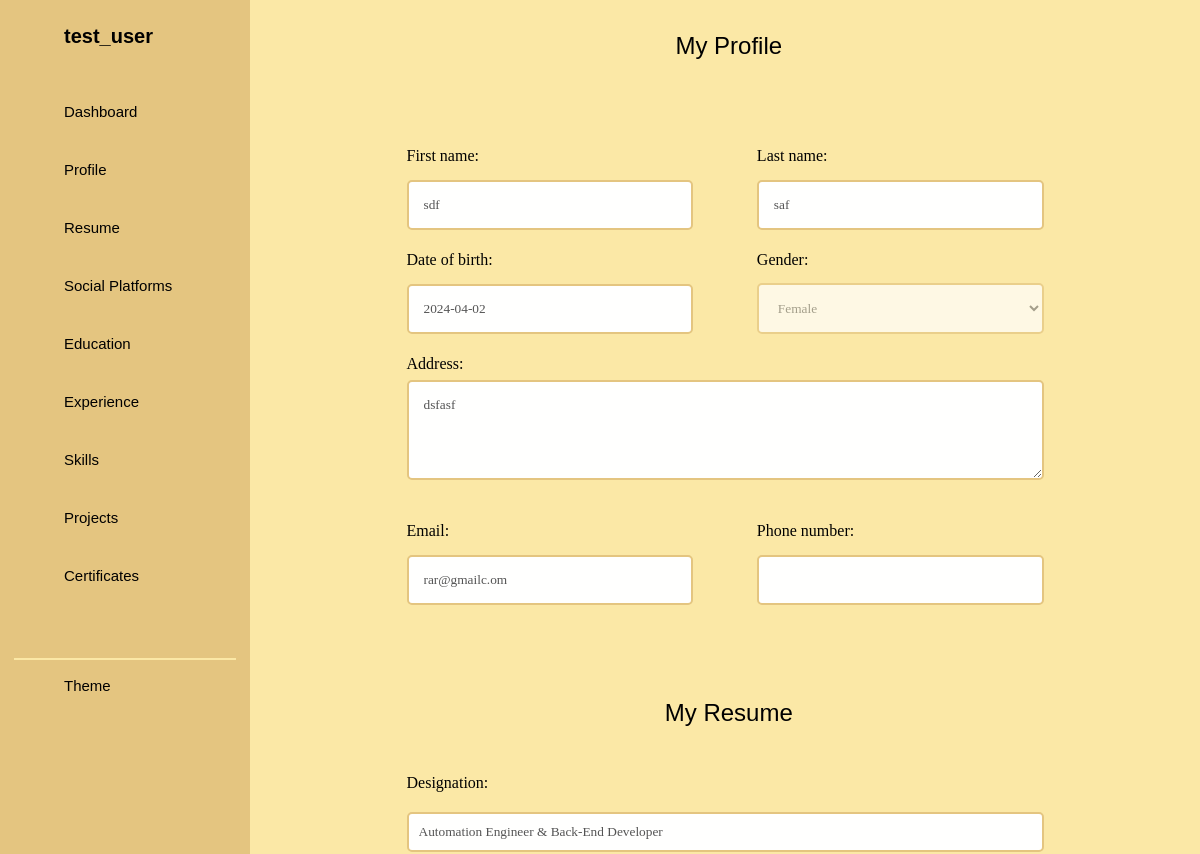
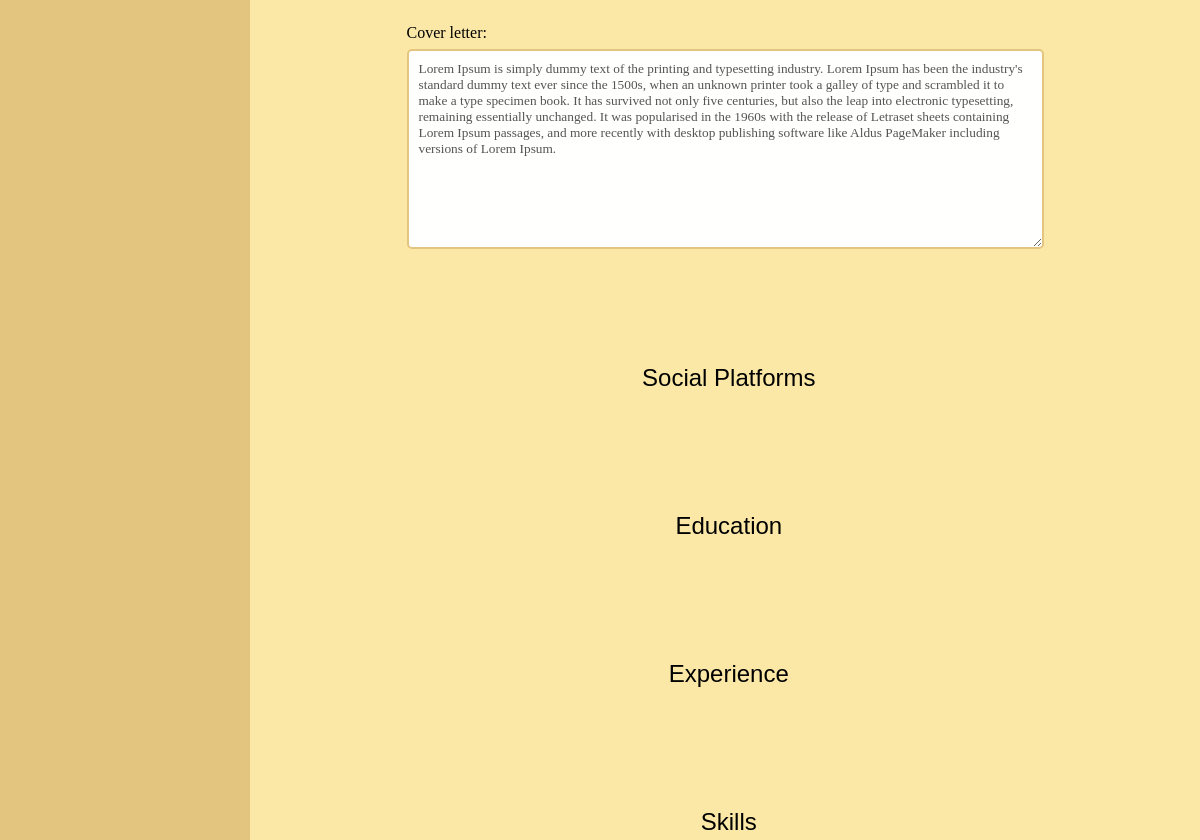
The app's page /profile/ (signed in, upper part), older data (2 pictures, top to bottom).
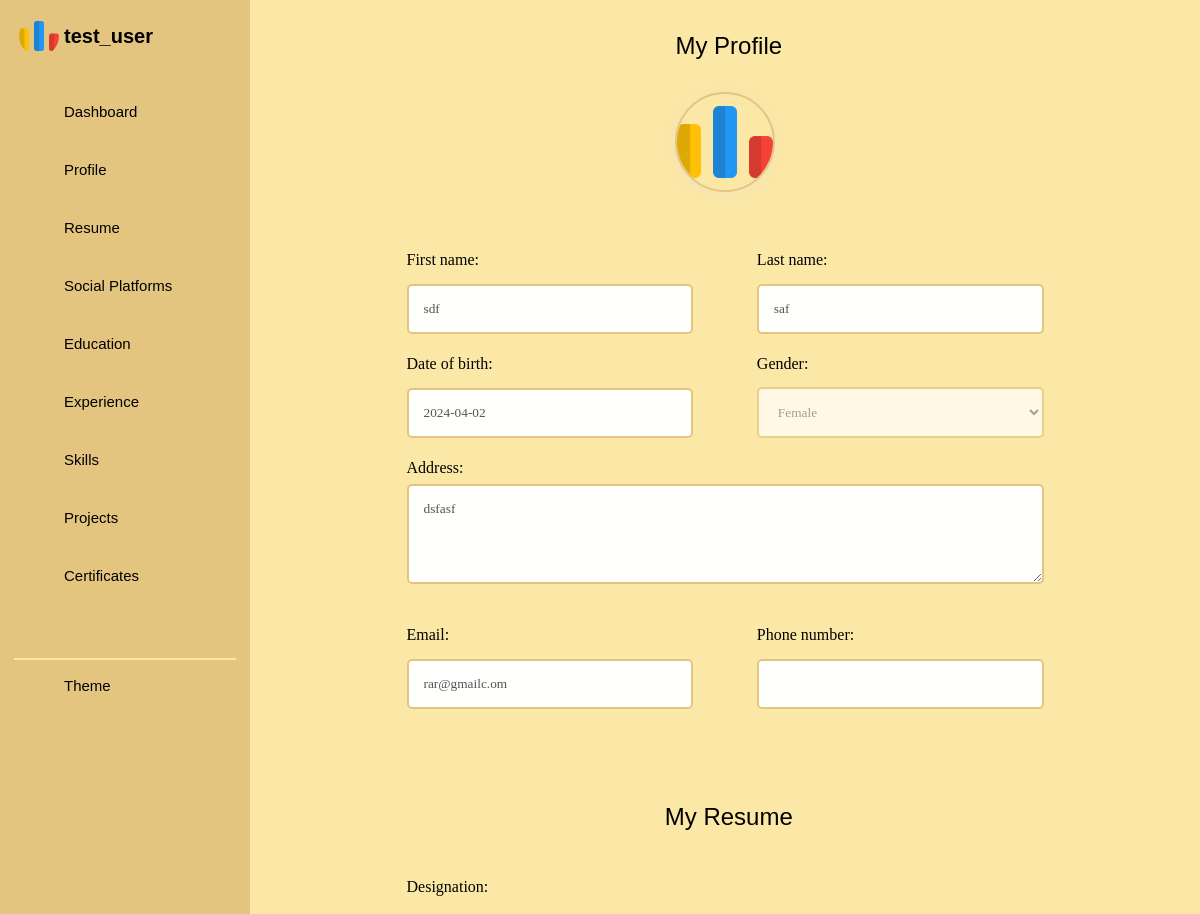
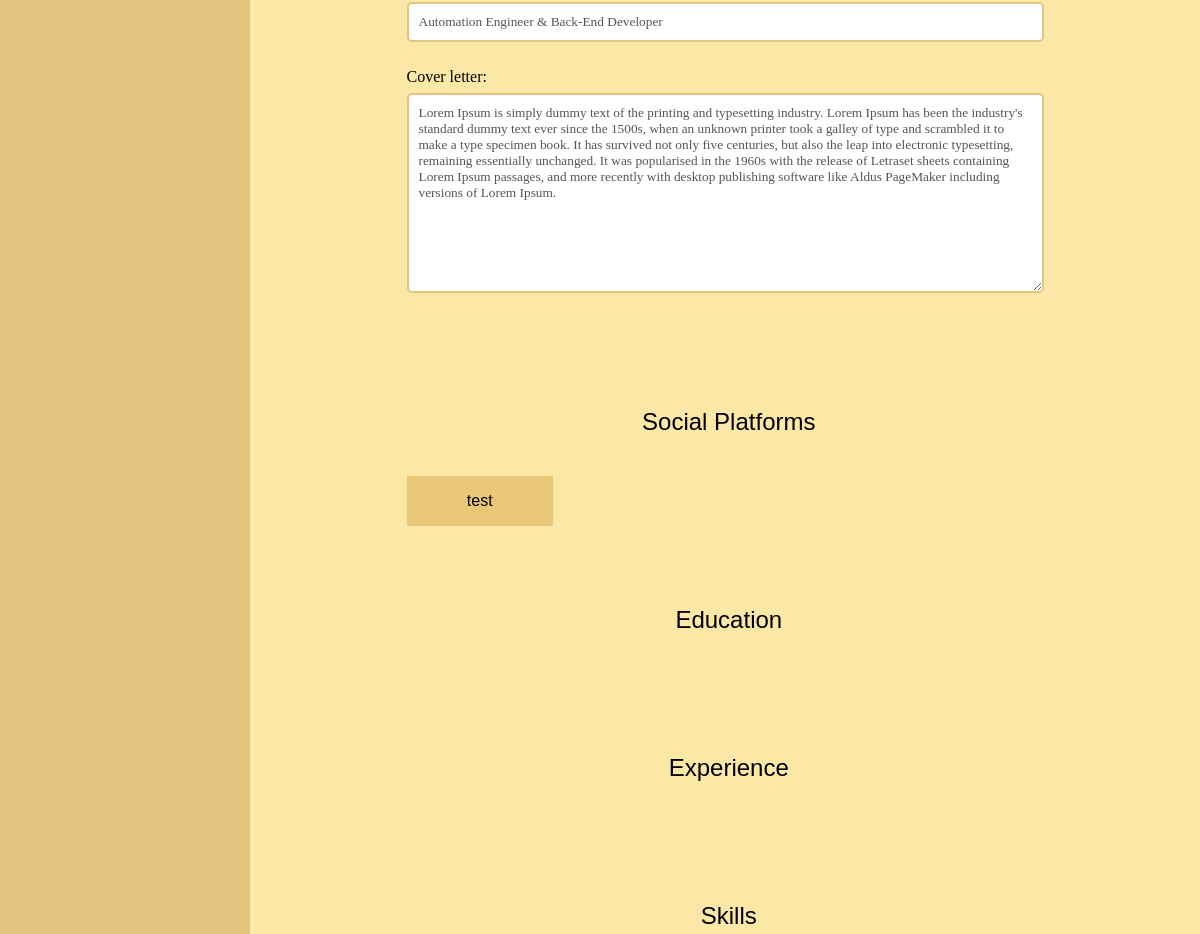
The same page, newer data (2 pictures, top to bottom).
### portfolioApi/models.py (models this page shows, shortened)
class UserProfileModel(models.Model):
    GENDER_CHOICES = [
        ('M', 'Male'),
        ('F', 'Female'),
        ('O', 'Other'),
    ]
    user = models.OneToOneField(User, on_delete=models.CASCADE)
    first_name = models.CharField(max_length=50)
    last_name = models.CharField(max_length=50)
    date_of_birth = models.DateField()
    gender = models.CharField(max_length=1, choices=GENDER_CHOICES, blank=True, null=True)
    address = models.TextField()
    email = models.EmailField(unique=True)
    phone_number = models.CharField(max_length=15, blank=True, null=True)

class ProfileImageModel(models.Model):
    user_profile = models.OneToOneField(UserProfileModel, on_delete=models.CASCADE)
    image = models.ImageField(upload_to = 'profile_images/')

class SocialPlatformsModel(models.Model):
    user_profile = models.ForeignKey(UserProfileModel, on_delete=models.CASCADE)
    platformName = models.CharField(max_length = 255)
    platformIcon = models.ImageField(upload_to = 'social_profiles/')
    profileUrl = models.URLField()
    featured = models.BooleanField(db_index = True, default = True)

### portfolio/views.py (the view)
# urls.py: path('profile/', views.ProfileEditView.as_view(), name='profileEditView'),
class ProfileEditView(TemplateView):
    template_name = 'profile.html'
    user_not_authenticated_template = 'user_not_authenticated.html'
    context_object_name = 'data'
    def get_object(self):
        if self.request.user.is_authenticated:
            return User.objects.get(username=self.request.user)
        return None
    def dispatch(self, request, *args, **kwargs):
        if not request.user.is_authenticated:
            return render(request, self.user_not_authenticated_template, status=401)
        return super().dispatch(request, *args, **kwargs)
    def get_context_data(self, **kwargs):
        context = super().get_context_data(**kwargs)
        user = self.get_object()
        user_profile = UserProfileModel.objects.get(user=user)
        context['UserProfile'] = UserProfileModel.objects.filter(user=user)
        context['ProfileImage'] = ProfileImageModel.objects.filter(user_profile=user_profile)
        context['ResumeUpload'] = ResumeUploadModel.objects.filter(user_profile=user_profile)
        context['SocialPlatforms'] = SocialPlatformsModel.objects.filter(user_profile=user_profile)
        context['EducationInfo'] = EducationInfoModel.objects.filter(user_profile=user_profile)
        context['ExperienceInfo'] = ExperienceInfoModel.objects.filter(user_profile=user_profile)
        context['SkillsInfo'] = SkillsInfoModel.objects.filter(user_profile=user_profile)
        context['MajorProjectsInfo'] = MajorProjectsInfoModel.objects.filter(user_profile=user_profile)
        context['CertificateInfo'] = CertificateInfoModel.objects.filter(user_profile=user_profile)
        context['user_profile_form'] = UserProfileModelForm(instance=user_profile)
        context['profile_image_form'] = ProfileImageModelForm(instance=context['ProfileImage'].first())
        context['resume_upload_form'] = ResumeUploadModelForm(instance=ResumeUploadModel.objects.first())
        context['social_platforms_form'] = SocialPlatformsModelForm(instance=SocialPlatformsModel.objects.first())
        context['education_info_form'] = EducationInfoModelForm(instance=EducationInfoModel.objects.first())
        context['experience_info_form'] = ExperienceInfoModelForm(instance=ExperienceInfoModel.objects.first())
        context['certificate_info_form'] = CertificateInfoModelForm(instance=CertificateInfoModel.objects.first())
        context['skills_info_form'] = SkillsInfoModelForm(instance=SkillsInfoModel.objects.first())
        context['major_projects_info_form'] = MajorProjectsInfoModelForm(instance=MajorProjectsInfoModel.objects.first())
        context['user_profile_action_url'] = reverse_lazy('updateProfileView', kwargs={'pk': user_profile.pk})
        context['user_profile_image_action_url'] = reverse_lazy('updateProfileImageView', kwargs={'pk': user_profile.pk})
        return context

### portfolio/forms.py
class UserProfileModelForm(forms.ModelForm):
    class Meta:
        model = UserProfileModel
        fields = ['first_name', 'last_name', 'date_of_birth', 'gender', 'address', 'email', 'phone_number']

class ProfileImageModelForm(forms.ModelForm):
    class Meta:
        model = ProfileImageModel
        fields = ['image']

### portfolio/templatetags/form_fields_toggle.py (called while the page is built)
@register.filter
def add_disabled(form):
    for field in form:
        if field.field:
            field.field.widget.attrs['disabled'] = True
    return form.as_p()

@register.filter
def remove_disabled(form):
    for field in form:
        if field.field:
            field.field.widget.attrs['disabled'] = False
    return form.as_p()

### portfolio/templates/profile.html (shortened to what the changed rows need)
{% load static %} {% load form_fields_toggle %}
<!DOCTYPE html>
<html>
    <head>
        <link
            href="https://unpkg.com/boxicons@2.1.4/css/boxicons.min.css"
            rel="stylesheet"
        />
        <link rel="stylesheet" href="{% static 'css/profile.css' %}" />
    </head>
    <body>
        <div class="profile_container">
            <nav>
              <div class="sidebar">
                  <div class="logo-details">
                      <i class="icon">
                        {% for user in ProfileImage %}
                          <img src="{{ user.image.url }}" alt="My Image" />
                        {% endfor %}
                      </i>
                      <div class="logo_name">
                        {% for user_profile in UserProfile %}
                          {{user_profile.user.username}}
                        {% endfor %}
                      </div>
                      <i class="bx bx-menu" id="btn"></i>
                  </div>
              </div>
            </nav>
            <section class="home-section">
              <div class='profile' id='profile'>
                <div class="content_heading">
                  <h1> My Profile </h1>
                </div>
                <div class="profile_image">
                  {% for user in ProfileImage %}
                    <img src="{{ user.image.url }}" alt="My Image" />
                  {% endfor %}
                </div>
                <div class="profile_details">
                  <div class="list_view">
                    <form class="user-profile-form">
                      {{ user_profile_form|add_disabled }}
                    </form>
                  </div>
                </div>
              </div>
              <div class='resume' id='resume'>
                <div class="content_heading">
                  <h1> My Resume </h1>
                </div>
              </div>
              <div class='social_platforms' id='social'>
                <div class="content_heading">
                  <h1> Social Platforms </h1>
                </div>
                <div class="social_items">
                  {% for social in SocialPlatforms %}
                    <div class="social_details">
                      {{social.platformName}}
                    </div>
                  {% endfor %}
                </div>
              </div>
              <div class='education' id='education'>
                <div class="content_heading">
                  <h1> Education </h1>
                </div>
              </div>
              <div class='experience' id='experience'>
                <div class="content_heading">
                  <h1> Experience </h1>
                </div>
              </div>
              <div class='skills' id='skills'>
                <div class="content_heading">
                  <h1> Skills </h1>
                </div>
              </div>
            </section>
        </div>
    </body>
</html>

Row changes from the older to the newer data that the page shows:
added ProfileImageModel: image (picture)
added SocialPlatformsModel: platformName "test"
